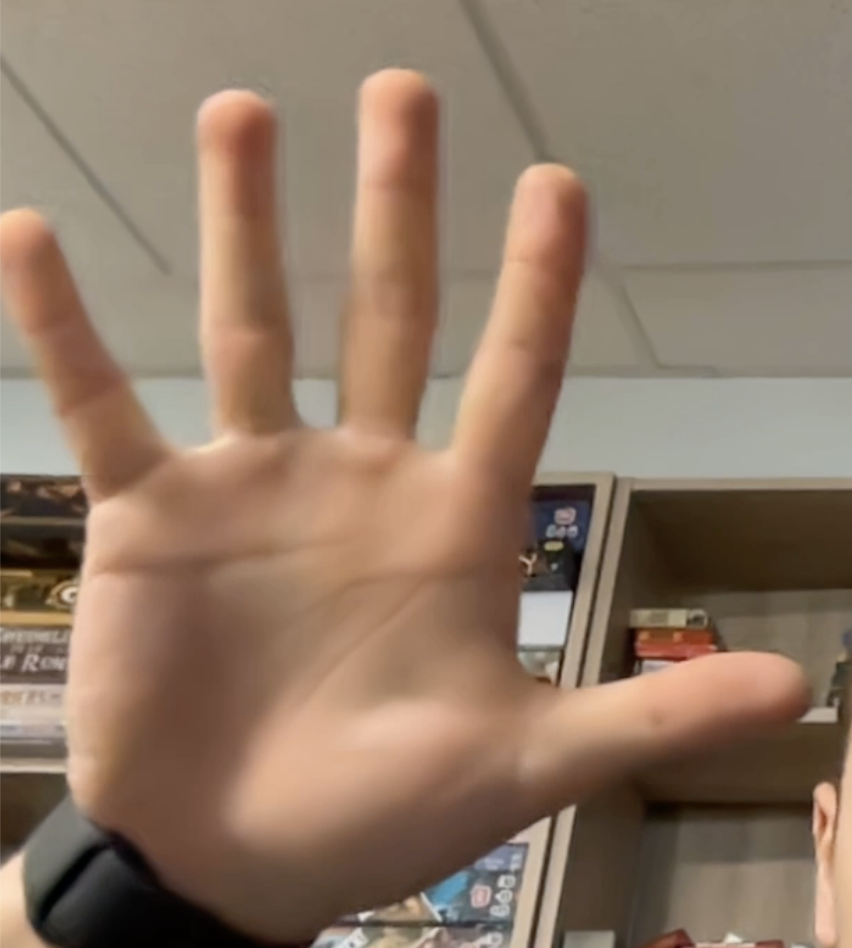
#> input picture database/hands/hand_8.png, 852 x 948 px
$ python pre_traitement2.py
#> lines starting #> are read from the running program, lines starting #| are printed output that depends on the picture; after the words box and inside, x2 and y2 are one past the last pixel; in counts of white or black regions, pixels touching at a corner belong together
### code/utils/utils.py
import numpy as np
import cv2


def stackImages(scale, imgArray):
    rows = len(imgArray)
    cols = len(imgArray[0])
    rowsAvailable = isinstance(imgArray[0], list)
    width = imgArray[0][0].shape[1]
    height = imgArray[0][0].shape[0]
    if rowsAvailable:
        for x in range(0, rows):
            for y in range(0, cols):
                if imgArray[x][y].shape[:2] == imgArray[0][0].shape[:2]:
                    imgArray[x][y] = cv2.resize(
                        imgArray[x][y], (0, 0), None, scale, scale
                    )
                else:
                    imgArray[x][y] = cv2.resize(
                        imgArray[x][y],
                        (imgArray[0][0].shape[1], imgArray[0][0].shape[0]),
                        None,
                        scale,
                        scale,
                    )
                if len(imgArray[x][y].shape) == 2:
                    imgArray[x][y] = cv2.cvtColor(imgArray[x][y], cv2.COLOR_GRAY2BGR)
        imageBlank = np.zeros((height, width, 3), np.uint8)
        hor = [imageBlank] * rows
        hor_con = [imageBlank] * rows
        for x in range(0, rows):
            hor[x] = np.hstack(imgArray[x])
        ver = np.vstack(hor)
    else:
        for x in range(0, rows):
            if imgArray[x].shape[:2] == imgArray[0].shape[:2]:
                imgArray[x] = cv2.resize(imgArray[x], (0, 0), None, scale, scale)
            else:
                imgArray[x] = cv2.resize(
                    imgArray[x],
                    (imgArray[0].shape[1], imgArray[0].shape[0]),
                    None,
                    scale,
                    scale,
                )
            if len(imgArray[x].shape) == 2:
                imgArray[x] = cv2.cvtColor(imgArray[x], cv2.COLOR_GRAY2BGR)
        hor = np.hstack(imgArray)
        ver = hor
    return ver


# [9 lines that do not run on import are left out]

### code/pre_traitement2.py
import cv2
import math
from utils import stackImages
import random
import numpy as np

# Blank image
imgBlank = np.zeros((640, 480), np.uint8)

# Load the picture
img = cv2.imread("../database/hands/hand_8.png")
#> img is the input picture: shape (948, 852, 3); mean B, G, R 101, 119.7, 142.6
if img is None:
    print("Could not read the image.")
    exit()
img = cv2.resize(img, (640, 480))
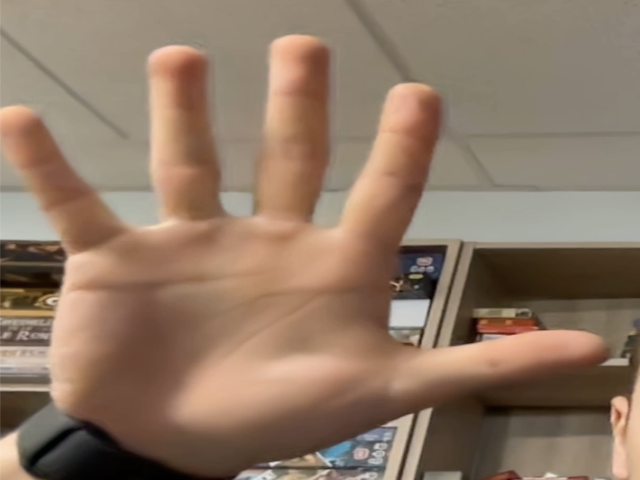
#> img: shape (480, 640, 3); mean B, G, R 100.9, 119.7, 142.5

# Colors
col = []
for i in range(0, 255):
    col.append((random.randint(0, 255), random.randint(0, 255), random.randint(0, 255)))

cv2.namedWindow("Parameters")
cv2.resizeWindow("Parameters", 640, 480)
cv2.createTrackbar("Hue Min", "Parameters", 0, 179, lambda x: x)
cv2.createTrackbar("Hue Max", "Parameters", 179, 179, lambda x: x)
cv2.createTrackbar("Sat Min", "Parameters", 70, 255, lambda x: x)
cv2.createTrackbar("Sat Max", "Parameters", 255, 255, lambda x: x)
cv2.createTrackbar("Val Min", "Parameters", 75, 255, lambda x: x)
cv2.createTrackbar("Val Max", "Parameters", 255, 255, lambda x: x)


# Mask that matches the tips of the fingers (square blended with a circle)
def createMask(scale):
    """
    Create a mask that matches the tips of the fingers (square blended with a circle)
    The mask has a certain size and the shapes are centered
    """
    width = int(50 * scale)
    height = int(50 * scale)
    mask = np.zeros((width, height), np.uint8)

    rec_width = int(width / 2)
    rec_height = int(height / 2)
    rec_x = int(width / 2 - rec_width / 2)
    rec_y = int(height - rec_height)
    mask[rec_y : rec_y + rec_height, rec_x : rec_x + rec_width] = 255
    cv2.circle(mask, (rec_x + int(rec_width / 2), rec_y), int(rec_width / 2), 255, -1)

    # mask = ligne
    # mask = np.zeros((50, 50), np.uint8)

    # mask[23:27, 16:32] = 255

    return mask


def detectFingers(imageThres, image):
    """
    Move the mask on the image to detect the fingers

    Parameters:
        - image: the image thresholded
        - mask: the mask to apply to the image to detect the fingers
    """
    imgCopy = imageThres.copy()
    imgRes = image.copy()
    width = imageThres.shape[1]
    height = imageThres.shape[0]

    mask = createMask(1.25)

    mask_width = mask.shape[1]
    mask_height = mask.shape[0]

    cmpt = 0
    imgBlank = np.ones((20, 200), np.uint8)
    rectangles = []
    for i in range(0, width - mask_width, mask_width//2):
        for j in range(0, height - mask_height, mask_height//2 ):
            pif = imgCopy[j : j + mask_height, i : i + mask_width]
            imgTest = imgCopy.copy()
            cv2.rectangle(imgTest, (i, j), (i + mask_width, j + mask_height), 255, cv2.FILLED)
            # stack = stackImages(2, ([pif], [imgBlank], [imgTest]))
            # cv2.imshow("Result", stack)
            # cv2.waitKey(0)

            roi = pif.copy()
            res = cv2.bitwise_and(mask, roi)
            if (cv2.countNonZero(res) / (mask_width * mask_height)) > 0.2:
                # cv2.imshow("Result", res)
                # cv2.waitKey(0)
                # cv2.rectangle(imgRes, (i, j), (i + mask_width, j + mask_height), (255,0,0), 2)
                rectangles.append((i, j, mask_width, mask_height))
                break
    # [22 lines of commented-out code are left out]


    for x, y, w, h in rectangles:
        cv2.rectangle(imgRes, (x, y), (x + w, y + h), (255, 0, 0), 2)
    return imgRes


while True:
    imgCopy = img.copy()

    # Get the parameters
    h_min = cv2.getTrackbarPos("Hue Min", "Parameters")
    h_max = cv2.getTrackbarPos("Hue Max", "Parameters")
    s_min = cv2.getTrackbarPos("Sat Min", "Parameters")
    s_max = cv2.getTrackbarPos("Sat Max", "Parameters")
    v_min = cv2.getTrackbarPos("Val Min", "Parameters")
    v_max = cv2.getTrackbarPos("Val Max", "Parameters")

    lower = np.array([h_min, s_min, v_min])
    upper = np.array([h_max, s_max, v_max])

    # Convert to HSV
    imgHSV = cv2.cvtColor(img, cv2.COLOR_BGR2HSV)
#> imgHSV: shape (480, 640, 3); mean H, S, V 17.7, 79.4, 142.7

    # Gaussian blur
    imgGaussian = cv2.GaussianBlur(imgHSV, (7, 7), 1)
#> imgGaussian: shape (480, 640, 3); mean H, S, V 17.7, 79.4, 142.7

    mask = cv2.inRange(imgGaussian, lower, upper)
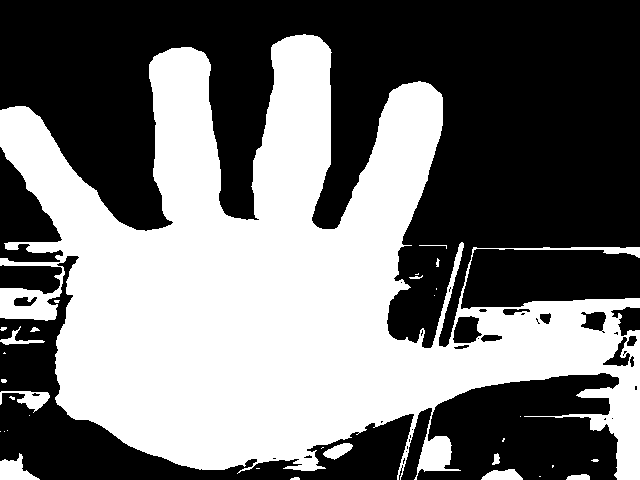
#> mask: shape (480, 640); 45.5% white; 32 white regions (17 under 20 px)

    # Contour
    contours, _ = cv2.findContours(mask, cv2.RETR_EXTERNAL, cv2.CHAIN_APPROX_SIMPLE)
#> contours = 32 contours, 24 with area under 20; largest, box (x1, y1, x2, y2) and area: (0, 34, 640, 480) 136808, (0, 453, 40, 480) 513, (0, 391, 50, 413) 401, (481, 469, 523, 480) 292, (323, 443, 353, 460) 250, (0, 326, 45, 345) 157, (566, 474, 590, 480) 90, (492, 453, 500, 465) 46
    i = 0
    for cnt in contours:
        area = cv2.contourArea(cnt)
        if area > 100:
            hull = cv2.convexHull(cnt)
            cv2.drawContours(imgCopy, [hull], -1, col[i], 3)
            i += 1
            if i == 255:
                i = 0
#> this loop made 32 passes
#> area on passes 3, 4, 8, 9, 11, 19, 24, 32: 90, 291.5, 45.5, 513, 249.5, 401, 157, 136808.5
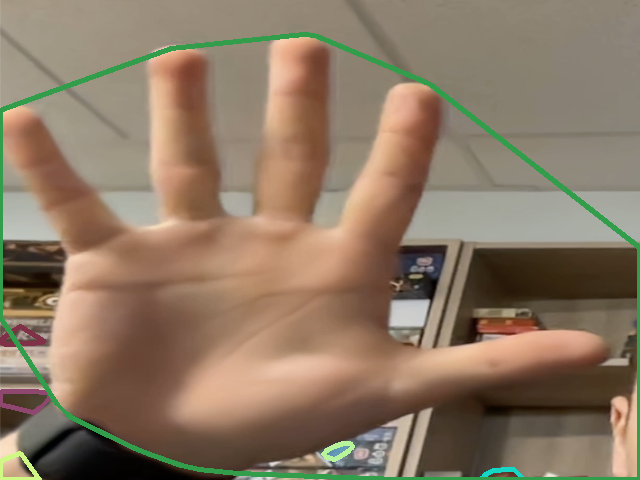
#> imgCopy: shape (480, 640, 3); 3.21% of pixels changed, all inside (x1, y1, x2, y2) = (0, 32, 640, 480)
#> after the loop, i = 6

            # [16 lines of commented-out code are left out]

    imgCopy = img.copy()
    img_finger = detectFingers(mask, imgCopy)
#> after the loop in detectFingers, `for i in range(0, width - mask_width, mask_width//2):`:
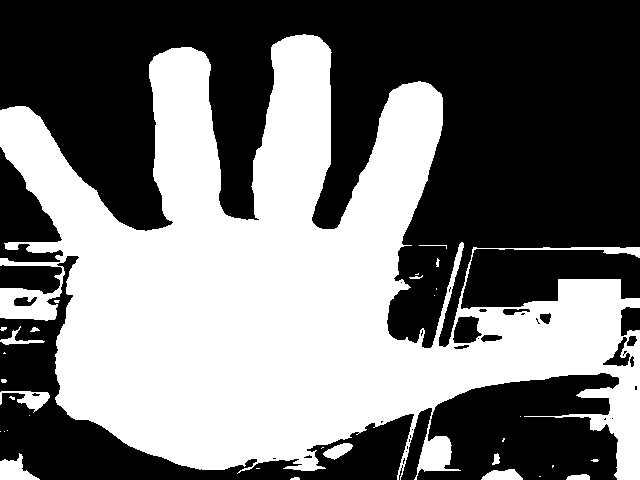
#> imgTest: shape (480, 640); 46% white; 32 white regions (17 under 20 px), largest, box (x1, y1, x2, y2) and area: (0, 34, 640, 480) 139130, (0, 453, 40, 480) 572, (0, 391, 50, 413) 462
#> after the loop in detectFingers, `for i in range(0, width - mask_width, mask_width//2):`: rectangles = 19 items, first 6: (0, 93, 62, 62), (31, 124, 62, 62), (62, 155, 62, 62), (93, 186, 62, 62), (124, 217, 62, 62), (155, 31, 62, 62)
#> the loop in detectFingers, `for x, y, w, h in rectangles:` made 19 passes
#> (x, y) on passes 1 to 8: (0, 93), (31, 124), (62, 155), (93, 186), (124, 217), (155, 31), (186, 124), (217, 186)
#> after the loop in detectFingers, `for x, y, w, h in rectangles:`:
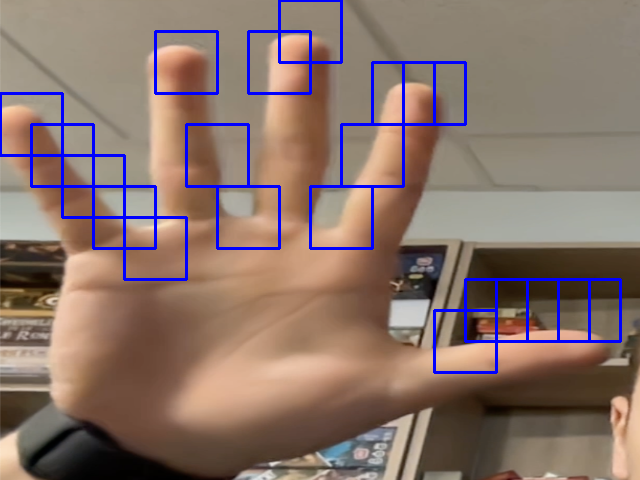
#> imgRes: shape (480, 640, 3); 3.99% of pixels changed, all inside (x1, y1, x2, y2) = (0, 0, 622, 374)
    imgStack = stackImages(
        0.6, ([img, imgHSV, imgGaussian], [mask, createMask(1), img_finger])
    )
#> call 2 of createMask, with scale = 1
#> in createMask (call 2), `cv2.circle(mask, (rec_x + int(rec_width / 2), rec_y), int(rec_width / ..`:
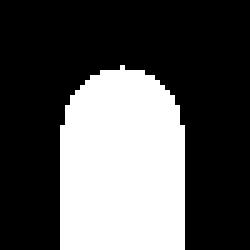
#> mask: shape (50, 50) (shown 5 times larger); 33.3% white; 1 white region, box (x1, y1, x2, y2) and area: (12, 13, 37, 50) 833
#> in stackImages, `rows = len(imgArray)`: rows = 2
#> in stackImages, `cols = len(imgArray[0])`: cols = 3
#> in stackImages, `rowsAvailable = isinstance(imgArray[0], list)`: rowsAvailable = True
#> in stackImages, `hor = [imageBlank] * rows`: hor = 2 items
#> in stackImages, `ver = np.vstack(hor)`:
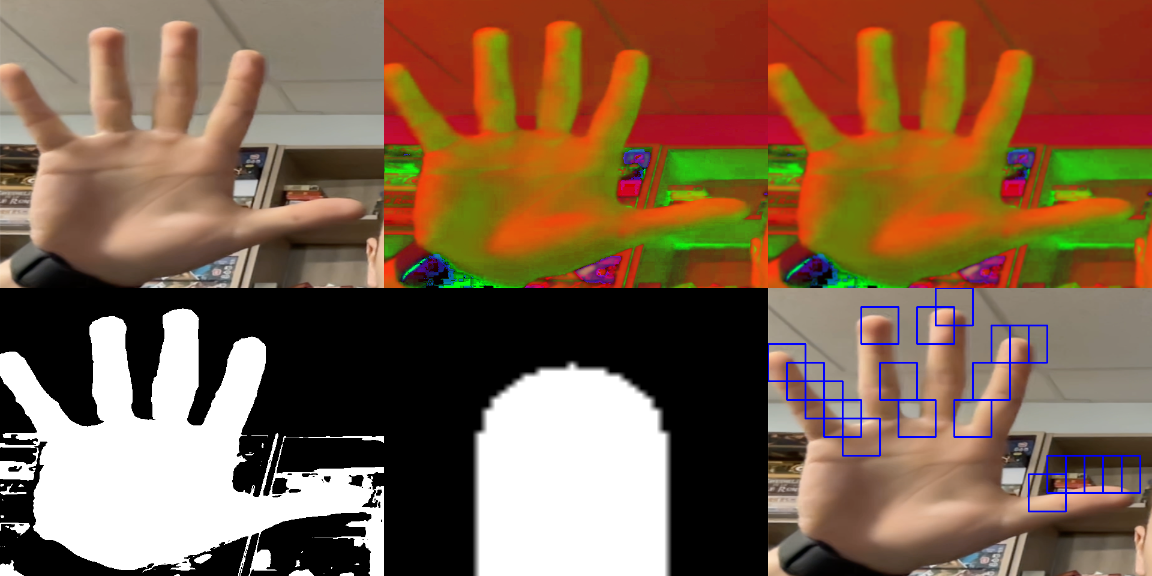
#> ver: shape (576, 1152, 3); mean of channels 0, 1, 2 74, 99, 127.5; drawn as B, G, R

    cv2.imshow("Result", imgStack)

    if cv2.waitKey(1) & 0xFF == ord("q"):
#> (key q is pressed here)
        break

$ run again, with database/hands/hand_1.png copied over database/hands/hand_8.png
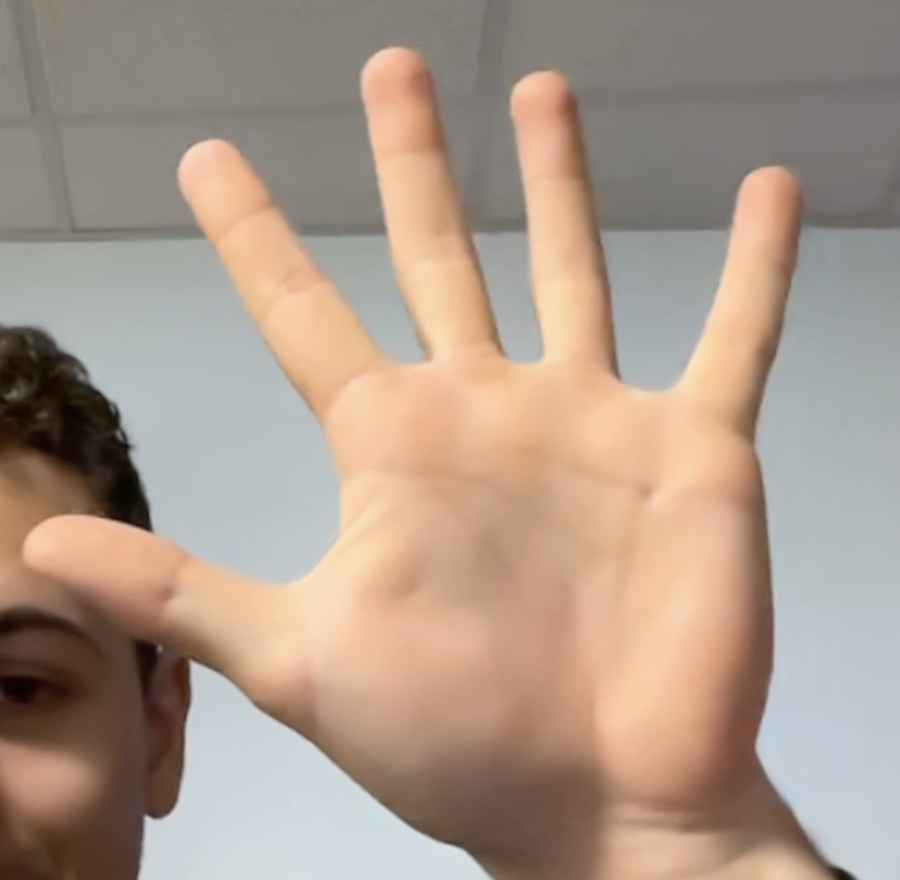
#> input picture database/hands/hand_1.png, 900 x 880 px
#> img is the input picture: shape (880, 900, 3); mean B, G, R 138.8, 153.2, 172
#> img: shape (480, 640, 3)
#> imgHSV: shape (480, 640, 3); mean H, S, V 34.3, 57.5, 174.9
#> imgGaussian: shape (480, 640, 3); mean H, S, V 34.3, 57.5, 174.9
#> contours = 7 contours, 5 with area under 20; largest, box (x1, y1, x2, y2) and area: (0, 26, 594, 480) 138666, (0, 184, 7, 192) 34
#> the loop `for cnt in contours:` made 7 passes
#> area on pass 7: 138666.5
#> after the loop `for cnt in contours:`: i = 1
#> after the loop in detectFingers, `for i in range(0, width - mask_width, mask_width//2):`: rectangles = 18 items, first 6: (0, 217, 62, 62), (31, 248, 62, 62), (62, 279, 62, 62), (93, 279, 62, 62), (124, 62, 62, 62), (155, 93, 62, 62)
#> the loop in detectFingers, `for x, y, w, h in rectangles:` made 18 passes
#> (x, y) on passes 1 to 8: (0, 217), (31, 248), (62, 279), (93, 279), (124, 62), (155, 93), (186, 124), (217, 155)
#> after the loop in detectFingers, `for x, y, w, h in rectangles:`:
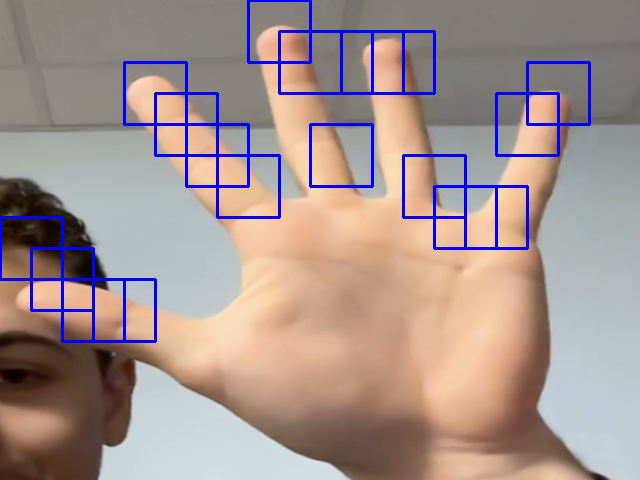
#> imgRes: shape (480, 640, 3); mean B, G, R 143.7, 147.3, 165.1
#> rows = 2
#> cols = 3
#> rowsAvailable = True
#> hor = 2 items
#> in stackImages, `ver = np.vstack(hor)`:
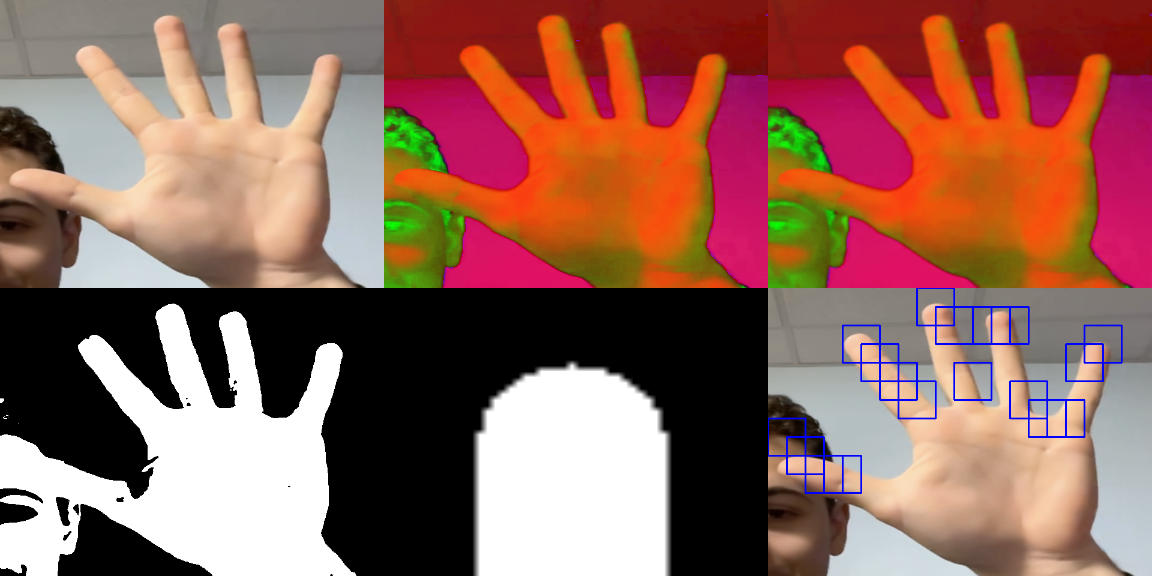
#> ver: shape (576, 1152, 3); mean of channels 0, 1, 2 91.9, 102.6, 147.8; drawn as B, G, R
